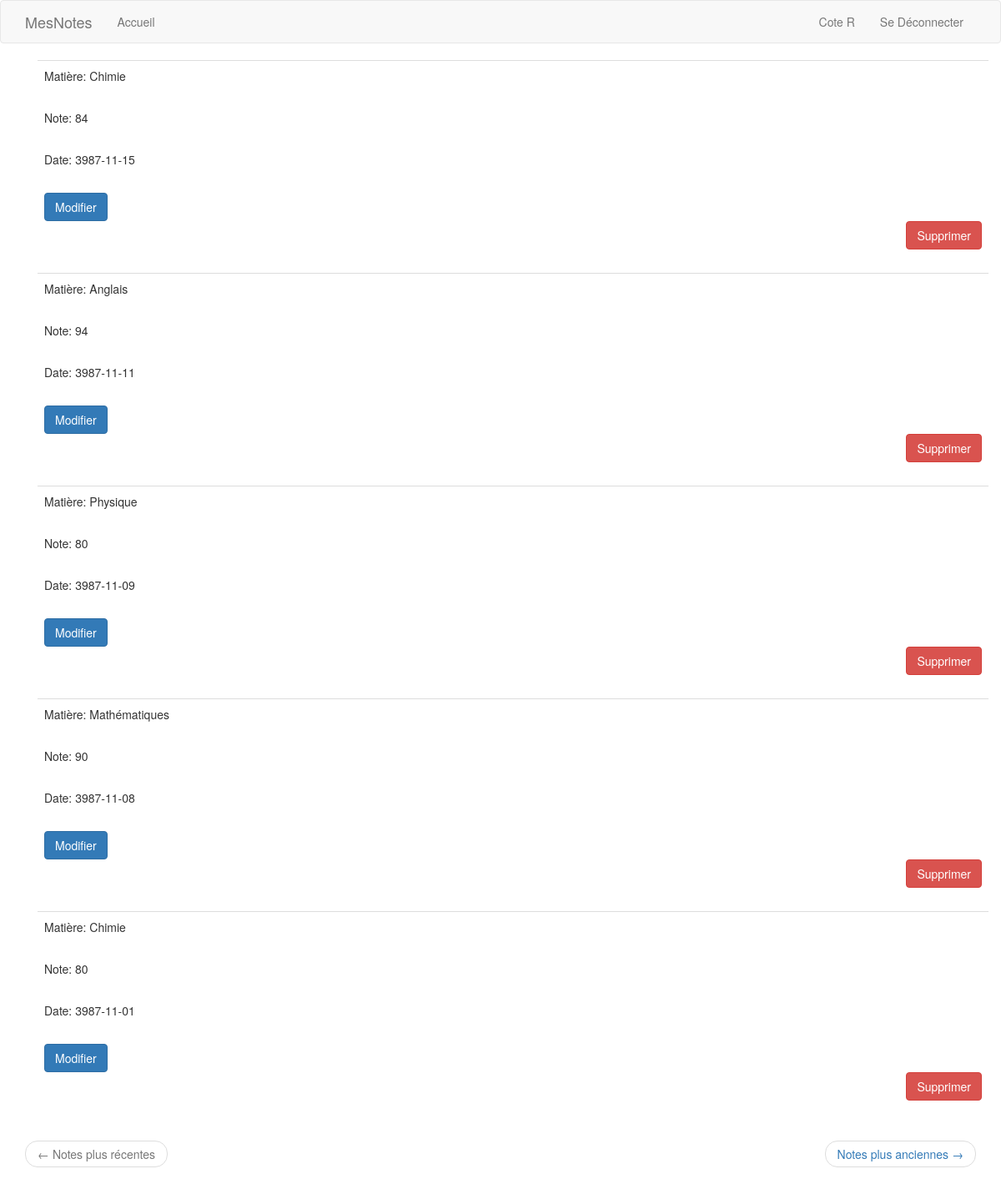
Screenshot of /notes (signed in) with the database file from the repository.
### app/models.py (models this page shows, shortened)
class Grade(db.Model):
    id = db.Column(db.Integer, primary_key=True)
    mark = db.Column(db.Float, index=True)
    timestamp = db.Column(db.Integer, index=True, default=datetime.utcnow)
    normal_timestamp = db.Column(db.String(), index=True)
    subject = db.Column(db.String(), index=True)
    user_id = db.Column(db.Integer, db.ForeignKey('user.id'))
    def set_normal_timestamp(self, date):
        date_object = num2date(date)
        self.normal_timestamp = date_object.strftime('%Y-%m-%d')

### app/routes.py (the view)
@login_required
@app.route('/notes', methods=['GET', 'POST'])
def notes():
    user = User.query.filter_by(username=current_user.username).first()
    page = request.args.get('page', 1, type=int)
    grades = Grade.query.filter_by(user_id=user.id).order_by(Grade.timestamp.desc()).paginate(
             page, app.config['GRADES_PER_PAGE'], False)
    next_url = url_for('notes', page=grades.next_num) if grades.has_next else None
    prev_url = url_for('notes', page=grades.prev_num) if grades.has_prev else None
    for grade in grades.items:
        if grade.normal_timestamp == None:
            grade.set_normal_timestamp(grade.timestamp)
    return render_template('notes.html', title='Notes', grades=grades.items, next_url=next_url, prev_url=prev_url)

### app/models.py (called while the page is built)
@login.user_loader
def user_loader(id):
    return User.query.get(int(id))

### app/templates/notes.html
{% extends "base.html" %}
{% import "bootstrap/wtf.html" as wtf %}
{% block app_content %}
    <div class="container">
        {% for grade in grades %}
            {% include "_note.html" %}
        {% endfor %}
    </div>
    <nav aria-label='...'>
        <ul class="pager">
            <li class="previous {% if not prev_url %} disabled {% endif %}">
                <a href="{{ prev_url or '#' }}">
                    <span aria-hidden="true">&larr;</span> Notes plus récentes
                </a>
            </li>
            <li class="next {% if not next_url %} disabled {% endif %}">
                <a href="{{ next_url or '#' }}">
                    Notes plus anciennes <span aria-hidden="true">&rarr;</span>
                </a>
            </li>
        </ul>
    </nav>
{% endblock %}

### app/templates/_note.html (shortened to what this page needs)
<table class="table table-hover">
    <tr>
        <td>
            <p>Matière: {{ grade.subject }}</p>
            <br>
            <p>Note: {{ grade.mark }}</p>
            <br>
            <p>Date: {{ grade.normal_timestamp }}</p>
            <br>
            <button type="button" class="btn btn-primary" data-toggle="modal" data-target="#edit-grade-modal-{{ grade.id }}">Modifier</button>
            <form action="{{ url_for('delete_grade', grade_id=grade.id) }}" method="post">
                <button type="submit" class="btn btn-danger pull-right">Supprimer</button>
            </form>
        </td>
    </tr>
</table>

### rows the page displays
Grade: subject "Chimie", mark "84", normal_timestamp "3987-11-15"
Grade: subject "Anglais", mark "94", normal_timestamp "3987-11-11"
Grade: subject "Physique", mark "80", normal_timestamp "3987-11-09"
Grade: subject "Mathématiques", mark "90", normal_timestamp "3987-11-08"
Grade: subject "Chimie", mark "80", normal_timestamp "3987-11-01"
